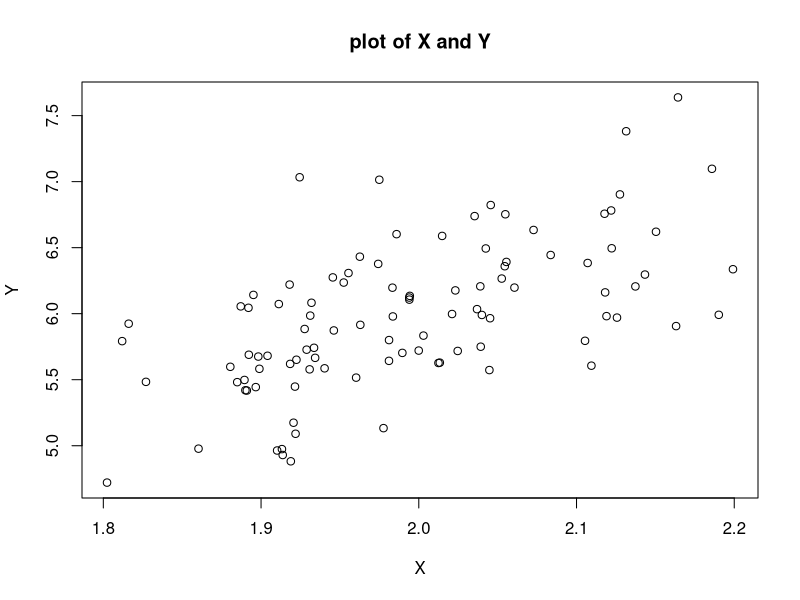
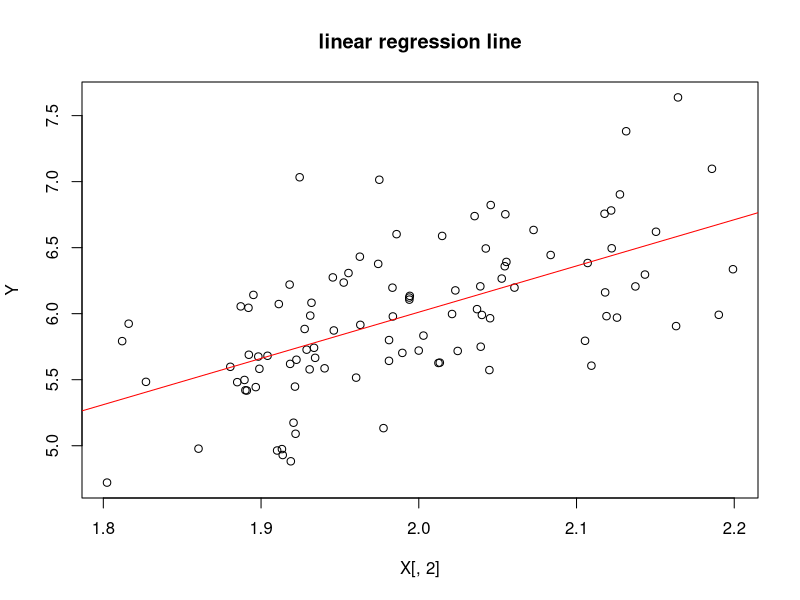
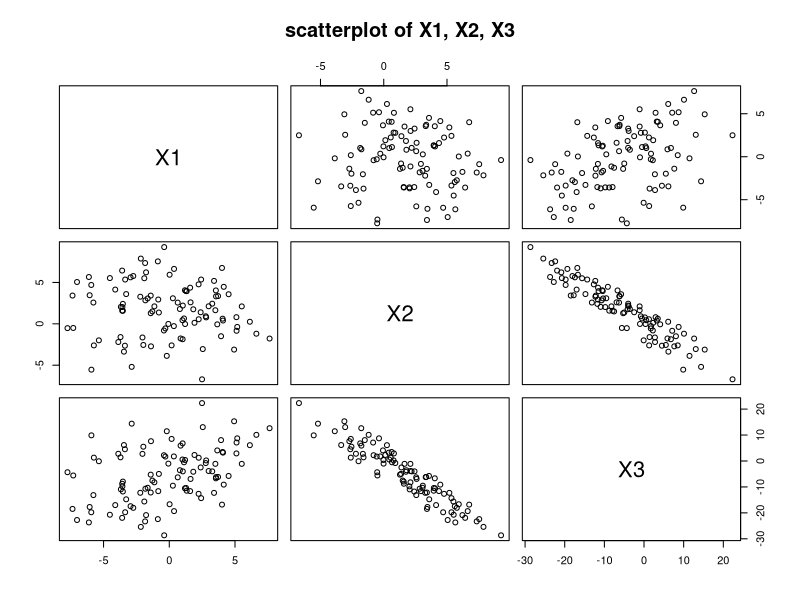
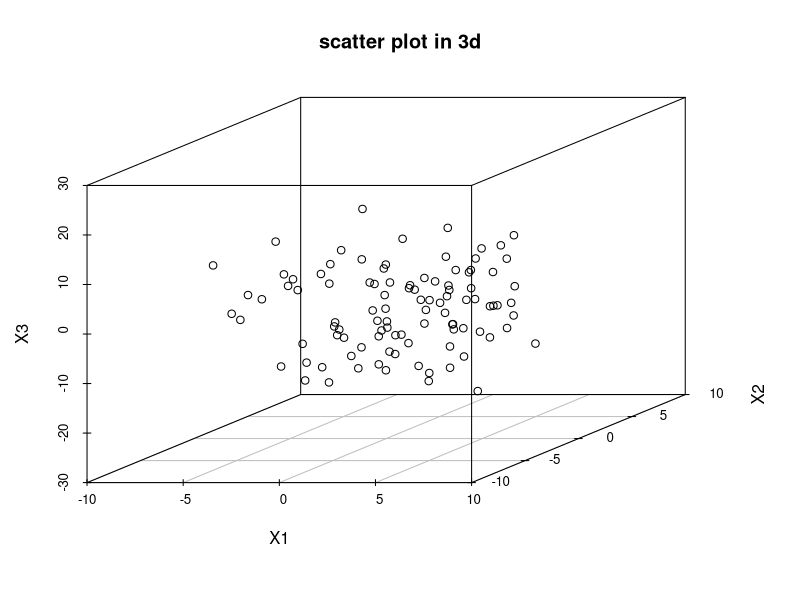
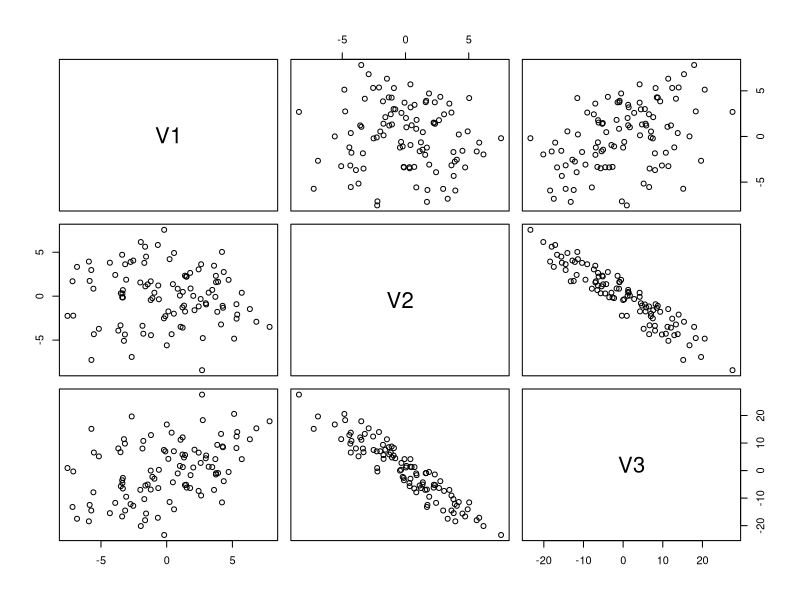
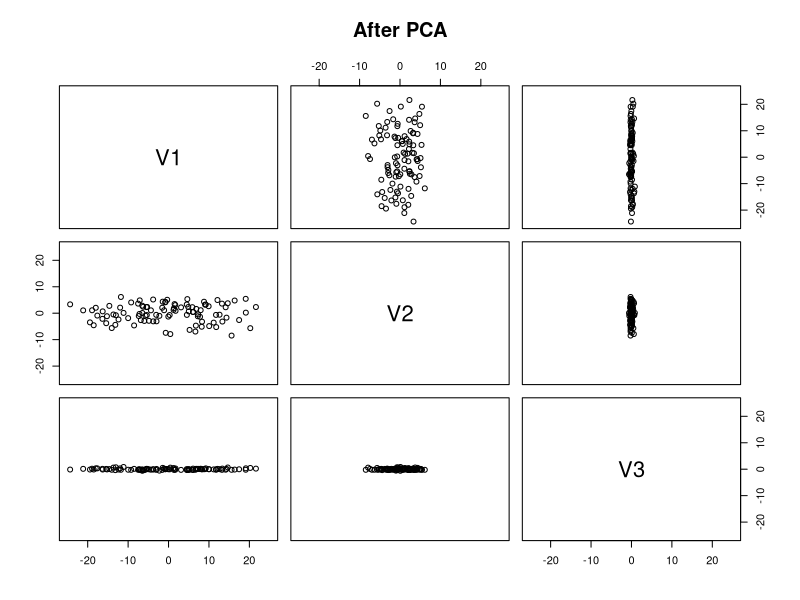
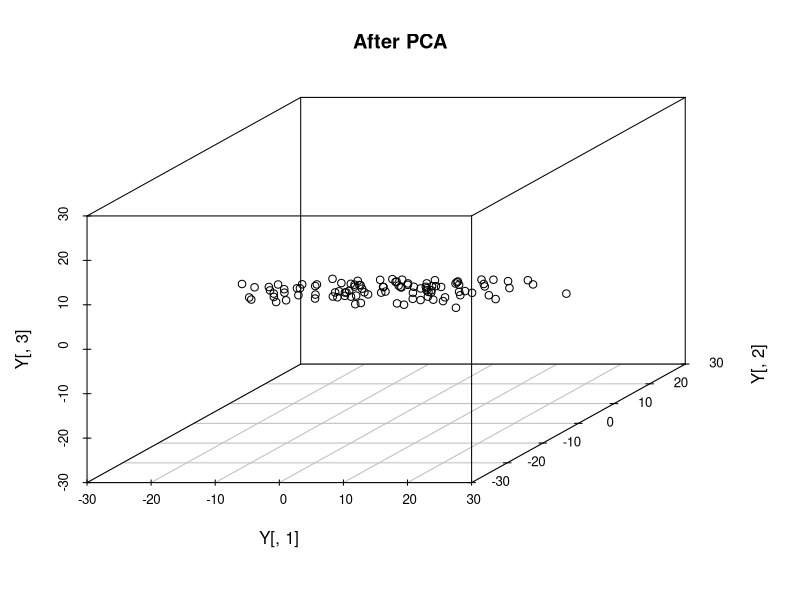

Write the R code that produced these figures, in order.
## ---- chunk 1
knitr::opts_chunk$set(echo = TRUE)
library(tidyverse)
## ---- chunk 2

# data generating

X=rnorm(100, 2, 0.1)
error = rnorm(100, 0, 0.4)
Y = 3* X + error


# data plotting

plot(X, Y, main='plot of X and Y')


# Find beta


X=matrix(c(rep(1, 100), X), nrow=100, byrow=F)


betahat=solve(t(X)%*%X)%*%t(X)%*%Y


plot(X[, 2], Y)
abline(a=betahat[1, 1], b=betahat[2, 1], col='red')


title('linear regression line')



summary(lm(Y~X[, 2]))


## ---- chunk 3

# data generating

X1=rnorm(100, 0, 4)
X2=rnorm(100, 2, 3)
X3=X1 - 3*X2 + rnorm(100, 0, 1)


plot(data.frame(X1, X2, X3), main='scatterplot of X1, X2, X3')

scatterplot3d::scatterplot3d(X1, X2, X3, main=c('scatter plot in 3d'))

# normalizing

A=matrix(c(X1, X2, X3), nrow=100, byrow=F)

normalizedA=A-matrix(rep(apply(A, 2, mean), 100), nrow=100, byrow=T)

plot(as.data.frame(normalizedA))


# corvariance of A

corA=t(normalizedA)%*%normalizedA

corA/99


# PCA

P=eigen(corA)$vectors


D=diag(eigen(corA)$values)

Y=normalizedA%*%P

t(Y)%*%Y/99


plot(as.data.frame(Y), xlim=c(-25, 25), ylim=c(-25, 25), main='After PCA')


scatterplot3d::scatterplot3d(Y[, 1], Y[, 2], Y[, 3], xlim=c(min(Y[, 1]), max(Y[, 1])), ylim=c(min(Y[, 1]), max(Y[, 1])), 
                             zlim=c(min(Y[, 1]), max(Y[, 1])), main='After PCA')



# conditional number

diag(t(Y)%*%Y)/sum(diag(t(Y)%*%Y))

# we can remove V3 axis 
